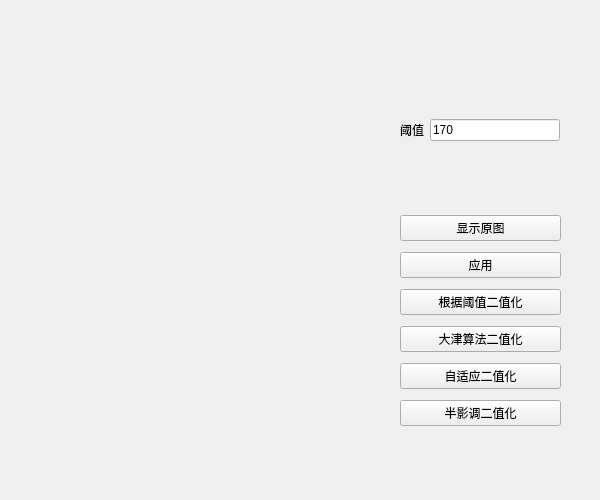
<?xml version="1.0" encoding="UTF-8"?>
<ui version="4.0">
 <class>BinarizationWidget</class>
 <widget class="QWidget" name="BinarizationWidget">
  <property name="geometry">
   <rect>
    <x>0</x>
    <y>0</y>
    <width>600</width>
    <height>500</height>
   </rect>
  </property>
  <property name="windowTitle">
   <string>Form</string>
  </property>
  <widget class="QWidget" name="verticalLayoutWidget">
   <property name="geometry">
    <rect>
     <x>400</x>
     <y>210</y>
     <width>161</width>
     <height>221</height>
    </rect>
   </property>
   <layout class="QVBoxLayout" name="verticalLayout">
    <item>
     <widget class="QPushButton" name="ShowOrigin">
      <property name="text">
       <string>显示原图</string>
      </property>
     </widget>
    </item>
    <item>
     <widget class="QPushButton" name="Apply">
      <property name="text">
       <string>应用</string>
      </property>
     </widget>
    </item>
    <item>
     <widget class="QPushButton" name="binThreshold">
      <property name="text">
       <string>根据阈值二值化</string>
      </property>
     </widget>
    </item>
    <item>
     <widget class="QPushButton" name="Otsu">
      <property name="text">
       <string>大津算法二值化</string>
      </property>
     </widget>
    </item>
    <item>
     <widget class="QPushButton" name="AdaptiveThreshold">
      <property name="text">
       <string>自适应二值化</string>
      </property>
     </widget>
    </item>
    <item>
     <widget class="QPushButton" name="halftone">
      <property name="text">
       <string>半影调二值化</string>
      </property>
     </widget>
    </item>
   </layout>
  </widget>
  <widget class="QWidget" name="horizontalLayoutWidget">
   <property name="geometry">
    <rect>
     <x>400</x>
     <y>90</y>
     <width>160</width>
     <height>80</height>
    </rect>
   </property>
   <layout class="QHBoxLayout" name="horizontalLayout">
    <item>
     <widget class="QLabel" name="label">
      <property name="text">
       <string>阈值</string>
      </property>
     </widget>
    </item>
    <item>
     <widget class="QLineEdit" name="Threshold">
      <property name="text">
       <string>170</string>
      </property>
     </widget>
    </item>
   </layout>
  </widget>
  <widget class="QWidget" name="widget" native="true">
   <property name="geometry">
    <rect>
     <x>40</x>
     <y>70</y>
     <width>341</width>
     <height>351</height>
    </rect>
   </property>
  </widget>
 </widget>
 <resources/>
 <connections/>
</ui>
